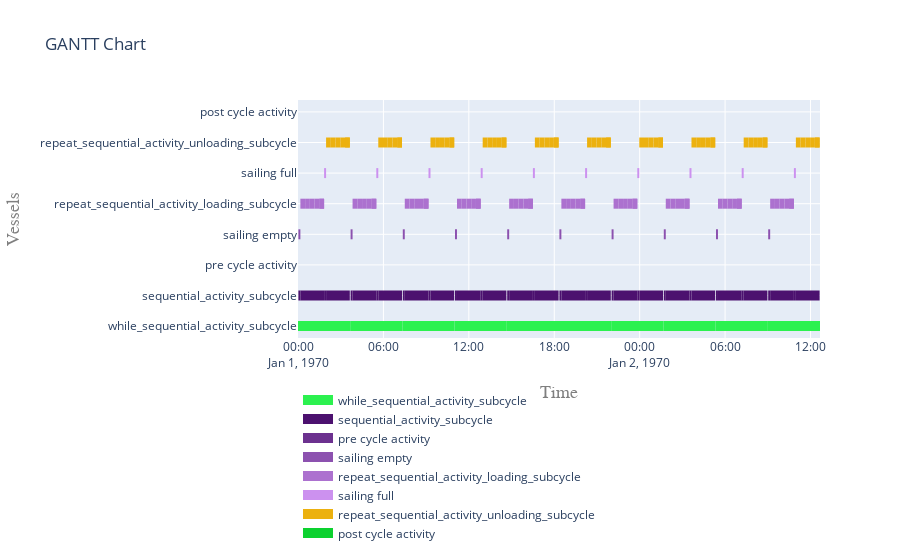

Notebook source saved alongside this figure:
### Markdown cell above
##### 5.2 Visualise gantt charts

### Code cell
plot.get_gantt_chart([while_activity, sequential_activity, *sub_processes])

### Figure 1 — Plotly figure (JSON) as saved in the notebook; plotly's stock layout.template omitted (floating-point values rounded to 4 significant figures; data arrays with more than 128 entries replaced by an {"elided": "..."} marker saying what was removed)
{"data": [{"connectgaps": false, "hoverinfo": "y+name", "line": {"color": "rgb(44,241,79)", "width": 10}, "mode": "lines", "name": "while_sequential_activity_subcycle", "type": "scatter", "x": ["1970-01-01T00:00:00", "1970-01-01T00:00:00", "1970-01-01T03:40:00", "1970-01-01T03:40:00", "1970-01-01T03:40:00", "1970-01-01T03:40:00", "1970-01-01T03:40:00", "1970-01-01T07:20:00", "1970-01-01T07:20:00", "1970-01-01T07:20:00", "1970-01-01T07:20:00", "1970-01-01T07:20:00", "1970-01-01T11:00:00", "1970-01-01T11:00:00", "1970-01-01T11:00:00", "1970-01-01T11:00:00", "1970-01-01T11:00:00", "1970-01-01T14:40:00", "1970-01-01T14:40:00", "1970-01-01T14:40:00", "1970-01-01T14:40:00", "1970-01-01T14:40:00", "1970-01-01T18:20:00", "1970-01-01T18:20:00", "1970-01-01T18:20:00", "1970-01-01T18:20:00", "1970-01-01T18:20:00", "1970-01-01T22:00:00", "1970-01-01T22:00:00", "1970-01-01T22:00:00", "1970-01-01T22:00:00", "1970-01-01T22:00:00", "1970-01-02T01:40:00", "1970-01-02T01:40:00", "1970-01-02T01:40:00", "1970-01-02T01:40:00", "1970-01-02T01:40:00", "1970-01-02T05:20:00", "1970-01-02T05:20:00", "1970-01-02T05:20:00", "1970-01-02T05:20:00", "1970-01-02T05:20:00", "1970-01-02T09:00:00", "1970-01-02T09:00:00", "1970-01-02T09:00:00", "1970-01-02T09:00:00", "1970-01-02T09:00:00", "1970-01-02T12:40:00", "1970-01-02T12:40:00", "1970-01-02T12:40:00", "1970-01-02T09:00:00", "1970-01-02T09:00:00", "1970-01-02T12:40:00", "1970-01-02T12:40:00", "1970-01-02T12:40:00"], "y": ["while_sequential_activity_subcycle", "while_sequential_activity_subcycle", "while_sequential_activity_subcycle", "while_sequential_activity_subcycle", null, "while_sequential_activity_subcycle", "while_sequential_activity_subcycle", "while_sequential_activity_subcycle", "while_sequential_activity_subcycle", null, "while_sequential_activity_subcycle", "while_sequential_activity_subcycle", "while_sequential_activity_subcycle", "while_sequential_activity_subcycle", null, "while_sequential_activity_subcycle", "while_sequential_activity_subcycle", "while_sequential_activity_subcycle", "while_sequential_activity_subcycle", null, "while_sequential_activity_subcycle", "while_sequential_activity_subcycle", "while_sequential_activity_subcycle", "while_sequential_activity_subcycle", null, "while_sequential_activity_subcycle", "while_sequential_activity_subcycle", "while_sequential_activity_subcycle", "while_sequential_activity_subcycle", null, "while_sequential_activity_subcycle", "while_sequential_activity_subcycle", "while_sequential_activity_subcycle", "while_sequential_activity_subcycle", null, "while_sequential_activity_subcycle", "while_sequential_activity_subcycle", "while_sequential_activity_subcycle", "while_sequential_activity_subcycle", null, "while_sequential_activity_subcycle", "while_sequential_activity_subcycle", "while_sequential_activity_subcycle", "while_sequential_activity_subcycle", null, "while_sequential_activity_subcycle", "while_sequential_activity_subcycle", "while_sequential_activity_subcycle", "while_sequential_activity_subcycle", null, "while_sequential_activity_subcycle", "while_sequential_activity_subcycle", "while_sequential_activity_subcycle", "while_sequential_activity_subcycle", null]}, {"connectgaps": false, "hoverinfo": "y+name", "line": {"color": "rgb(76,17,111)", "width": 10}, "mode": "lines", "name": "sequential_activity_subcycle", "type": "scatter", "x": {"elided": "350 str values"}, "y": {"elided": "350 str values"}}, {"connectgaps": false, "hoverinfo": "y+name", "line": {"color": "rgb(108,49,143)", "width": 10}, "mode": "lines", "name": "pre cycle activity", "type": "scatter", "x": ["1970-01-01T00:00:00", "1970-01-01T00:00:00", "1970-01-01T00:01:40", "1970-01-01T00:01:40", "1970-01-01T00:01:40", "1970-01-01T03:40:00", "1970-01-01T03:40:00", "1970-01-01T03:41:40", "1970-01-01T03:41:40", "1970-01-01T03:41:40", "1970-01-01T07:20:00", "1970-01-01T07:20:00", "1970-01-01T07:21:40", "1970-01-01T07:21:40", "1970-01-01T07:21:40", "1970-01-01T11:00:00", "1970-01-01T11:00:00", "1970-01-01T11:01:40", "1970-01-01T11:01:40", "1970-01-01T11:01:40", "1970-01-01T14:40:00", "1970-01-01T14:40:00", "1970-01-01T14:41:40", "1970-01-01T14:41:40", "1970-01-01T14:41:40", "1970-01-01T18:20:00", "1970-01-01T18:20:00", "1970-01-01T18:21:40", "1970-01-01T18:21:40", "1970-01-01T18:21:40", "1970-01-01T22:00:00", "1970-01-01T22:00:00", "1970-01-01T22:01:40", "1970-01-01T22:01:40", "1970-01-01T22:01:40", "1970-01-02T01:40:00", "1970-01-02T01:40:00", "1970-01-02T01:41:40", "1970-01-02T01:41:40", "1970-01-02T01:41:40", "1970-01-02T05:20:00", "1970-01-02T05:20:00", "1970-01-02T05:21:40", "1970-01-02T05:21:40", "1970-01-02T05:21:40", "1970-01-02T09:00:00", "1970-01-02T09:00:00", "1970-01-02T09:01:40", "1970-01-02T09:01:40", "1970-01-02T09:01:40"], "y": ["pre cycle activity", "pre cycle activity", "pre cycle activity", "pre cycle activity", null, "pre cycle activity", "pre cycle activity", "pre cycle activity", "pre cycle activity", null, "pre cycle activity", "pre cycle activity", "pre cycle activity", "pre cycle activity", null, "pre cycle activity", "pre cycle activity", "pre cycle activity", "pre cycle activity", null, "pre cycle activity", "pre cycle activity", "pre cycle activity", "pre cycle activity", null, "pre cycle activity", "pre cycle activity", "pre cycle activity", "pre cycle activity", null, "pre cycle activity", "pre cycle activity", "pre cycle activity", "pre cycle activity", null, "pre cycle activity", "pre cycle activity", "pre cycle activity", "pre cycle activity", null, "pre cycle activity", "pre cycle activity", "pre cycle activity", "pre cycle activity", null, "pre cycle activity", "pre cycle activity", "pre cycle activity", "pre cycle activity", null]}, {"connectgaps": false, "hoverinfo": "y+name", "line": {"color": "rgb(140,81,175)", "width": 10}, "mode": "lines", "name": "sailing empty", "type": "scatter", "x": ["1970-01-01T00:01:40", "1970-01-01T00:01:40", "1970-01-01T00:10:00", "1970-01-01T00:10:00", "1970-01-01T00:10:00", "1970-01-01T03:41:40", "1970-01-01T03:41:40", "1970-01-01T03:50:00", "1970-01-01T03:50:00", "1970-01-01T03:50:00", "1970-01-01T07:21:40", "1970-01-01T07:21:40", "1970-01-01T07:30:00", "1970-01-01T07:30:00", "1970-01-01T07:30:00", "1970-01-01T11:01:40", "1970-01-01T11:01:40", "1970-01-01T11:10:00", "1970-01-01T11:10:00", "1970-01-01T11:10:00", "1970-01-01T14:41:40", "1970-01-01T14:41:40", "1970-01-01T14:50:00", "1970-01-01T14:50:00", "1970-01-01T14:50:00", "1970-01-01T18:21:40", "1970-01-01T18:21:40", "1970-01-01T18:30:00", "1970-01-01T18:30:00", "1970-01-01T18:30:00", "1970-01-01T22:01:40", "1970-01-01T22:01:40", "1970-01-01T22:10:00", "1970-01-01T22:10:00", "1970-01-01T22:10:00", "1970-01-02T01:41:40", "1970-01-02T01:41:40", "1970-01-02T01:50:00", "1970-01-02T01:50:00", "1970-01-02T01:50:00", "1970-01-02T05:21:40", "1970-01-02T05:21:40", "1970-01-02T05:30:00", "1970-01-02T05:30:00", "1970-01-02T05:30:00", "1970-01-02T09:01:40", "1970-01-02T09:01:40", "1970-01-02T09:10:00", "1970-01-02T09:10:00", "1970-01-02T09:10:00"], "y": ["sailing empty", "sailing empty", "sailing empty", "sailing empty", null, "sailing empty", "sailing empty", "sailing empty", "sailing empty", null, "sailing empty", "sailing empty", "sailing empty", "sailing empty", null, "sailing empty", "sailing empty", "sailing empty", "sailing empty", null, "sailing empty", "sailing empty", "sailing empty", "sailing empty", null, "sailing empty", "sailing empty", "sailing empty", "sailing empty", null, "sailing empty", "sailing empty", "sailing empty", "sailing empty", null, "sailing empty", "sailing empty", "sailing empty", "sailing empty", null, "sailing empty", "sailing empty", "sailing empty", "sailing empty", null, "sailing empty", "sailing empty", "sailing empty", "sailing empty", null]}, {"connectgaps": false, "hoverinfo": "y+name", "line": {"color": "rgb(172,113,207)", "width": 10}, "mode": "lines", "name": "repeat_sequential_activity_loading_subcycle", "type": "scatter", "x": {"elided": "300 str values"}, "y": {"elided": "300 str values"}}, {"connectgaps": false, "hoverinfo": "y+name", "line": {"color": "rgb(204,145,239)", "width": 10}, "mode": "lines", "name": "sailing full", "type": "scatter", "x": ["1970-01-01T01:50:00", "1970-01-01T01:50:00", "1970-01-01T01:58:20", "1970-01-01T01:58:20", "1970-01-01T01:58:20", "1970-01-01T05:30:00", "1970-01-01T05:30:00", "1970-01-01T05:38:20", "1970-01-01T05:38:20", "1970-01-01T05:38:20", "1970-01-01T09:10:00", "1970-01-01T09:10:00", "1970-01-01T09:18:20", "1970-01-01T09:18:20", "1970-01-01T09:18:20", "1970-01-01T12:50:00", "1970-01-01T12:50:00", "1970-01-01T12:58:20", "1970-01-01T12:58:20", "1970-01-01T12:58:20", "1970-01-01T16:30:00", "1970-01-01T16:30:00", "1970-01-01T16:38:20", "1970-01-01T16:38:20", "1970-01-01T16:38:20", "1970-01-01T20:10:00", "1970-01-01T20:10:00", "1970-01-01T20:18:20", "1970-01-01T20:18:20", "1970-01-01T20:18:20", "1970-01-01T23:50:00", "1970-01-01T23:50:00", "1970-01-01T23:58:20", "1970-01-01T23:58:20", "1970-01-01T23:58:20", "1970-01-02T03:30:00", "1970-01-02T03:30:00", "1970-01-02T03:38:20", "1970-01-02T03:38:20", "1970-01-02T03:38:20", "1970-01-02T07:10:00", "1970-01-02T07:10:00", "1970-01-02T07:18:20", "1970-01-02T07:18:20", "1970-01-02T07:18:20", "1970-01-02T10:50:00", "1970-01-02T10:50:00", "1970-01-02T10:58:20", "1970-01-02T10:58:20", "1970-01-02T10:58:20"], "y": ["sailing full", "sailing full", "sailing full", "sailing full", null, "sailing full", "sailing full", "sailing full", "sailing full", null, "sailing full", "sailing full", "sailing full", "sailing full", null, "sailing full", "sailing full", "sailing full", "sailing full", null, "sailing full", "sailing full", "sailing full", "sailing full", null, "sailing full", "sailing full", "sailing full", "sailing full", null, "sailing full", "sailing full", "sailing full", "sailing full", null, "sailing full", "sailing full", "sailing full", "sailing full", null, "sailing full", "sailing full", "sailing full", "sailing full", null, "sailing full", "sailing full", "sailing full", "sailing full", null]}, {"connectgaps": false, "hoverinfo": "y+name", "line": {"color": "rgb(236,177,15)", "width": 10}, "mode": "lines", "name": "repeat_sequential_activity_unloading_subcycle", "type": "scatter", "x": {"elided": "300 str values"}, "y": {"elided": "300 str values"}}, {"connectgaps": false, "hoverinfo": "y+name", "line": {"color": "rgb(12,209,47)", "width": 10}, "mode": "lines", "name": "post cycle activity", "type": "scatter", "x": ["1970-01-01T03:38:20", "1970-01-01T03:38:20", "1970-01-01T03:40:00", "1970-01-01T03:40:00", "1970-01-01T03:40:00", "1970-01-01T07:18:20", "1970-01-01T07:18:20", "1970-01-01T07:20:00", "1970-01-01T07:20:00", "1970-01-01T07:20:00", "1970-01-01T10:58:20", "1970-01-01T10:58:20", "1970-01-01T11:00:00", "1970-01-01T11:00:00", "1970-01-01T11:00:00", "1970-01-01T14:38:20", "1970-01-01T14:38:20", "1970-01-01T14:40:00", "1970-01-01T14:40:00", "1970-01-01T14:40:00", "1970-01-01T18:18:20", "1970-01-01T18:18:20", "1970-01-01T18:20:00", "1970-01-01T18:20:00", "1970-01-01T18:20:00", "1970-01-01T21:58:20", "1970-01-01T21:58:20", "1970-01-01T22:00:00", "1970-01-01T22:00:00", "1970-01-01T22:00:00", "1970-01-02T01:38:20", "1970-01-02T01:38:20", "1970-01-02T01:40:00", "1970-01-02T01:40:00", "1970-01-02T01:40:00", "1970-01-02T05:18:20", "1970-01-02T05:18:20", "1970-01-02T05:20:00", "1970-01-02T05:20:00", "1970-01-02T05:20:00", "1970-01-02T08:58:20", "1970-01-02T08:58:20", "1970-01-02T09:00:00", "1970-01-02T09:00:00", "1970-01-02T09:00:00", "1970-01-02T12:38:20", "1970-01-02T12:38:20", "1970-01-02T12:40:00", "1970-01-02T12:40:00", "1970-01-02T12:40:00"], "y": ["post cycle activity", "post cycle activity", "post cycle activity", "post cycle activity", null, "post cycle activity", "post cycle activity", "post cycle activity", "post cycle activity", null, "post cycle activity", "post cycle activity", "post cycle activity", "post cycle activity", null, "post cycle activity", "post cycle activity", "post cycle activity", "post cycle activity", null, "post cycle activity", "post cycle activity", "post cycle activity", "post cycle activity", null, "post cycle activity", "post cycle activity", "post cycle activity", "post cycle activity", null, "post cycle activity", "post cycle activity", "post cycle activity", "post cycle activity", null, "post cycle activity", "post cycle activity", "post cycle activity", "post cycle activity", null, "post cycle activity", "post cycle activity", "post cycle activity", "post cycle activity", null, "post cycle activity", "post cycle activity", "post cycle activity", "post cycle activity", null]}], "layout": {"hovermode": "closest", "legend": {"orientation": "h", "x": 0, "y": -0.2}, "title": {"text": "GANTT Chart"}, "xaxis": {"range": ["1970-01-01T00:00:00", "1970-01-02T12:40:00"], "title": {"font": {"color": "#7f7f7f", "family": "Courier New, monospace", "size": 18}, "text": "Time"}}, "yaxis": {"title": {"font": {"color": "#7f7f7f", "family": "Courier New, monospace", "size": 18}, "text": "Vessels"}}}}
